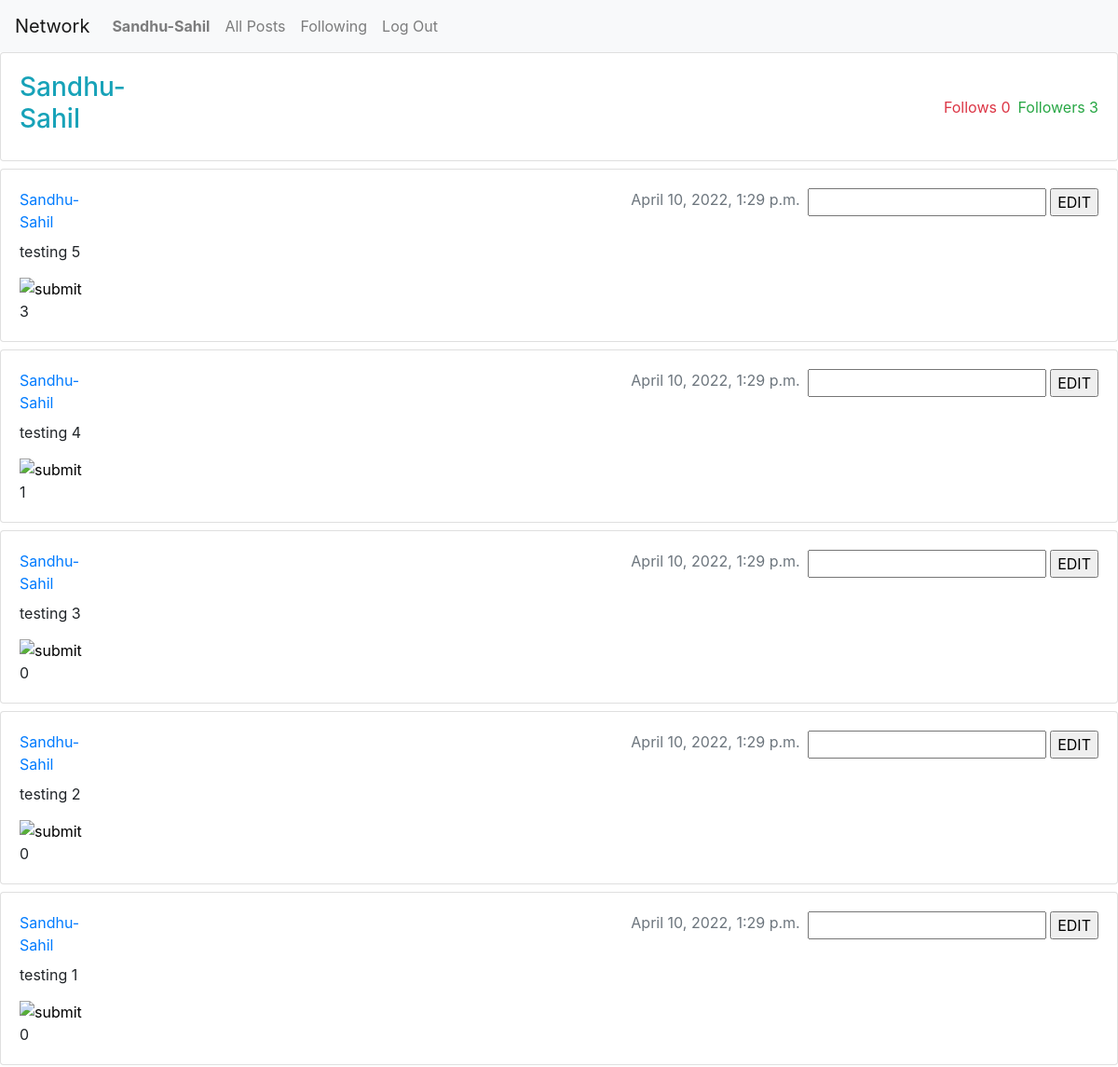
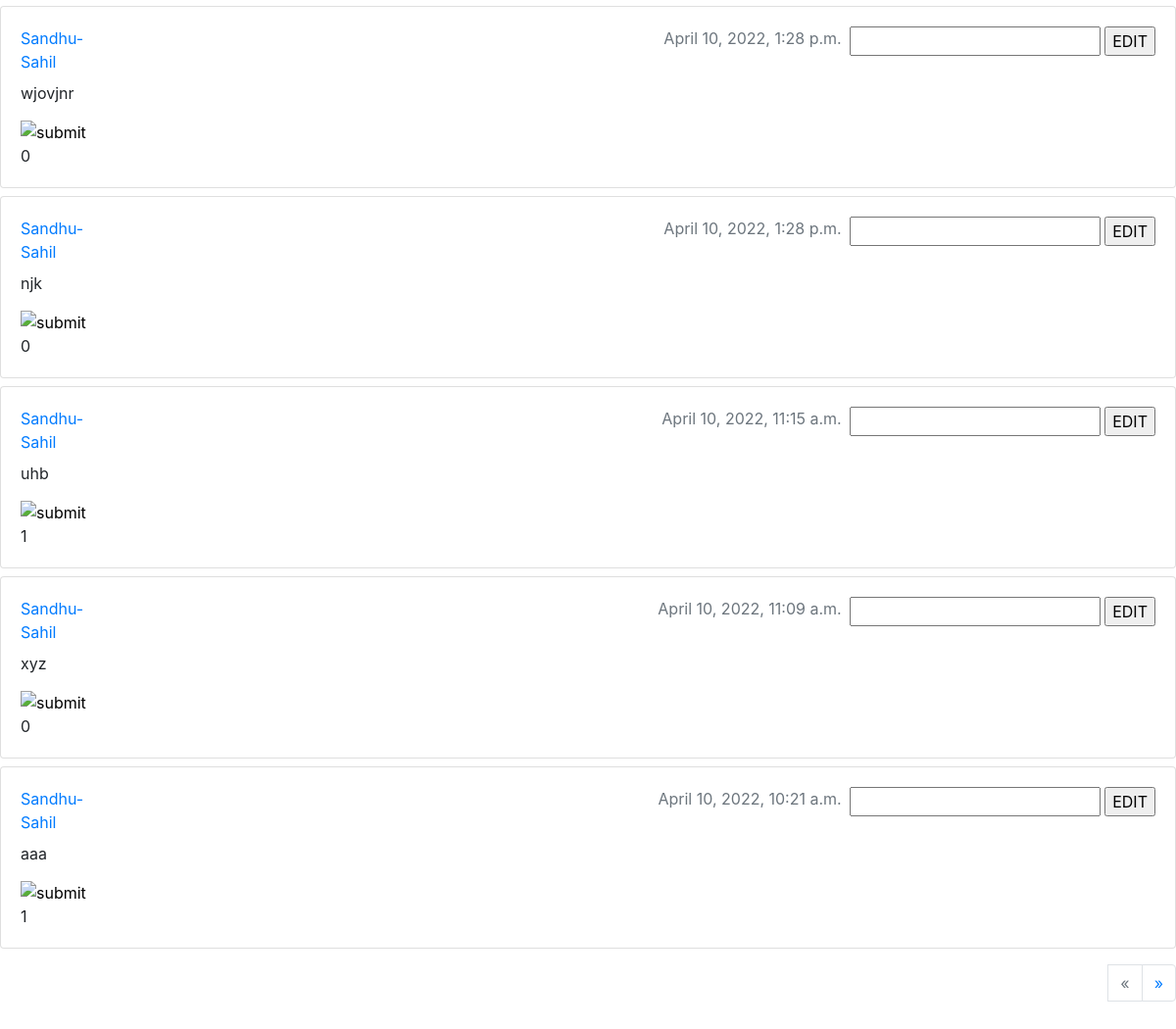
Screenshot of /u/Sandhu-Sahil (signed in) with the database file from the repository (2 pictures, top to bottom).
### network/models.py (models this page shows, shortened)
class User(AbstractUser):
    pass

class Profile(models.Model):
    user = models.ForeignKey(User, on_delete=models.CASCADE)
    follower = models.ManyToManyField( User,  blank=True, related_name="follower_user")
    following = models.ManyToManyField( User,  blank=True, related_name="following_user")
    def __str__(self):
        return self.user.username

class Post(models.Model):
    user = models.ForeignKey(User, on_delete=models.CASCADE)
    post = models.CharField(max_length=500, null=True, blank=True)
    timestamp = models.DateTimeField(auto_now_add=True)
    like = models.ManyToManyField( User,  blank=True, related_name="liked_user")

### network/views.py (the view)
# urls.py: path('u/<username>', views.profile, name="profile"),
@login_required
def profile(request, username):
    user = User.objects.get(username=username)
    users_profile = Profile.objects.get(user=request.user)
    profile = Profile.objects.get(user=user)
    posts = Post.objects.filter(user=user).order_by('-timestamp')
    paginator = Paginator(posts, 10)
    if request.GET.get("page") != None:
        try:
            posts = paginator.page(request.GET.get("page"))
        except:
            posts = paginator.page(1)
    else:
        posts = paginator.page(1)
    print(posts)
    print(users_profile)
    for i in users_profile.follower.all():
        print(i)
    context = {
        'posts': posts,
        "user": user,
        "profile": profile,
        'users_profile': users_profile
    }
    return render(request, 'network/profile.html', context)

### network/templates/network/profile.html (shortened to what this page needs)
{% extends "network/layout.html" %} {% load static %}{% block body %}
{%if not error%}
<div class="card">
  <div class="card-body">
    <div class="d-flex align-items-center">
      <div class="d-flex">
        <h3 class="text-info">{{user.username}}</h3>
      </div>
      <div class="w-100 d-flex justify-content-end">
        <span class="text-danger mx-2">Follows {{profile.following.count}}</span>
        <span class="text-success" id="follower">Followers {{profile.follower.count}}</span>
      </div>
    </div>
  </div>
</div>
{% for post in posts %}
<div class="card my-2">
  <div class="card-body my-card">
    <div class="d-flex mb-2">
      <div class="d-flex justify-content-start">
        <a href="{% url 'profile' post.user.username%}"
          ><span class="">{{post.user.username}}</span></a
        >
      </div>
      <div class="w-100 d-flex justify-content-end">
        <span class="mx-2 text-secondary">{{post.timestamp}}</span>
        {%if request.user == post.user%}
        <form method="POST" action="{% url 'edit' %}">
          <input type="text" name="post">
          <input type="submit" value="EDIT" >
        </form>
        {%endif%}      </div>
    </div>
    <span id="post-content-{{post.id}}" class="post" >{{post.post}}</span>
    <div class="like mt-3">
        <form method="POST" action="{% url 'like' %}">
            <input
            type="image"
            name="submit"
            alt="submit"
          data-id="{{post.id}}"
          id="post-like-{{post.id}}"
            class="liked"
            {% if not request.user in post.like.all %}
            data-is_liked="no"
            src="https://img.icons8.com/carbon-copy/100/000000/like--v2.png"
            {%else%}
            data-is_liked="yes"
            src="https://img.icons8.com/plasticine/100/000000/like.png"
            {%endif%}>
          </form>
      <span id="post-count-{{post.id}}">{{post.like.count}}</span>
    </div>
  </div>
</div>
{%endfor%}
<div class="d-flex justify-content-end my-3">
  <nav aria-label="Page navigation ">
    <ul class="pagination">
    {% if posts.has_previous %}
    <li class="page-item">
      <li class="page-item">
        <a class="page-link" href="?page={{posts.previous_page_number}}" aria-label="Previous">
          <span aria-hidden="true">&laquo;</span>
          <span class="sr-only">Previous</span>
        </a>
      </li>
      {%else%}
        <li class="page-item">
      <li class="page-item disabled">
        <a class="page-link" href="#" aria-label="Previous">
          <span aria-hidden="true">&laquo;</span>
        </a>
      </li>
      {%endif%}
{% if posts.has_next %}
      <li class="page-item">
        <a class="page-link" href="?page={{posts.next_page_number}}" aria-label="Next">
          <span aria-hidden="true">&raquo;</span>
        </a>
      </li>
      {%endif%}
    </ul>
  </nav>
</div>
{%else%}
<h3 class="text-secondary" align="center">User Not Found 404.</h3>
{%endif%}
{% endblock %}

### network/templates/network/layout.html (shortened to what this page needs)
{% load static %}
<!DOCTYPE html>
<html lang="en">
    <head>
        <link rel="stylesheet" href="https://stackpath.bootstrapcdn.com/bootstrap/4.4.1/css/bootstrap.min.css">
        <link href="{% static 'network/styles.css' %}" rel="stylesheet">
    </head>
    <body>
        <nav class="navbar navbar-expand-lg navbar-light bg-light">
            <a class="navbar-brand" href="#">Network</a>
            <div>
              <ul class="navbar-nav mr-auto">
                {% if user.is_authenticated %}
                    <li class="nav-item">
                        <a class="nav-link" href="{% url 'profile' username=request.user %}"><strong>{{ request.user }}</strong></a>
                    </li>
                {% endif %}
                <li class="nav-item">
                  <a class="nav-link" href="{% url 'index' %}">All Posts</a>
                </li>
                {% if user.is_authenticated %}
                    <li class="nav-item">
                        <a class="nav-link" href="{% url 'following' %}">Following</a>
                    </li>
                    <li class="nav-item">
                        <a class="nav-link" href="{% url 'logout' %}">Log Out</a>
                    </li>
                {% endif %}
              </ul>
            </div>
          </nav>
        <div class="body">
            {% block body %}
            {% endblock %}
        </div>
    </body>
</html>

### rows the page displays
User: user "Sandhu-Sahil", username "Sandhu-Sahil"
Profile: following.count "0", follower.count "3"
Post: user.username "Sandhu-Sahil", timestamp "April 10, 2022, 1:29 p.m.", post "testing 5", like.count "3"
Post: user.username "Sandhu-Sahil", timestamp "April 10, 2022, 1:29 p.m.", post "testing 4", like.count "1"
Post: user.username "Sandhu-Sahil", timestamp "April 10, 2022, 1:29 p.m.", post "testing 3", like.count "0"
Post: user.username "Sandhu-Sahil", timestamp "April 10, 2022, 1:29 p.m.", post "testing 2", like.count "0"
Post: user.username "Sandhu-Sahil", timestamp "April 10, 2022, 1:29 p.m.", post "testing 1", like.count "0"
Post: user.username "Sandhu-Sahil", timestamp "April 10, 2022, 1:28 p.m.", post "wjovjnr", like.count "0"
Post: user.username "Sandhu-Sahil", timestamp "April 10, 2022, 1:28 p.m.", post "njk", like.count "0"
Post: user.username "Sandhu-Sahil", timestamp "April 10, 2022, 11:15 a.m.", post "uhb", like.count "1"
Post: user.username "Sandhu-Sahil", timestamp "April 10, 2022, 11:09 a.m.", post "xyz", like.count "0"
Post: user.username "Sandhu-Sahil", timestamp "April 10, 2022, 10:21 a.m.", post "aaa", like.count "1"
